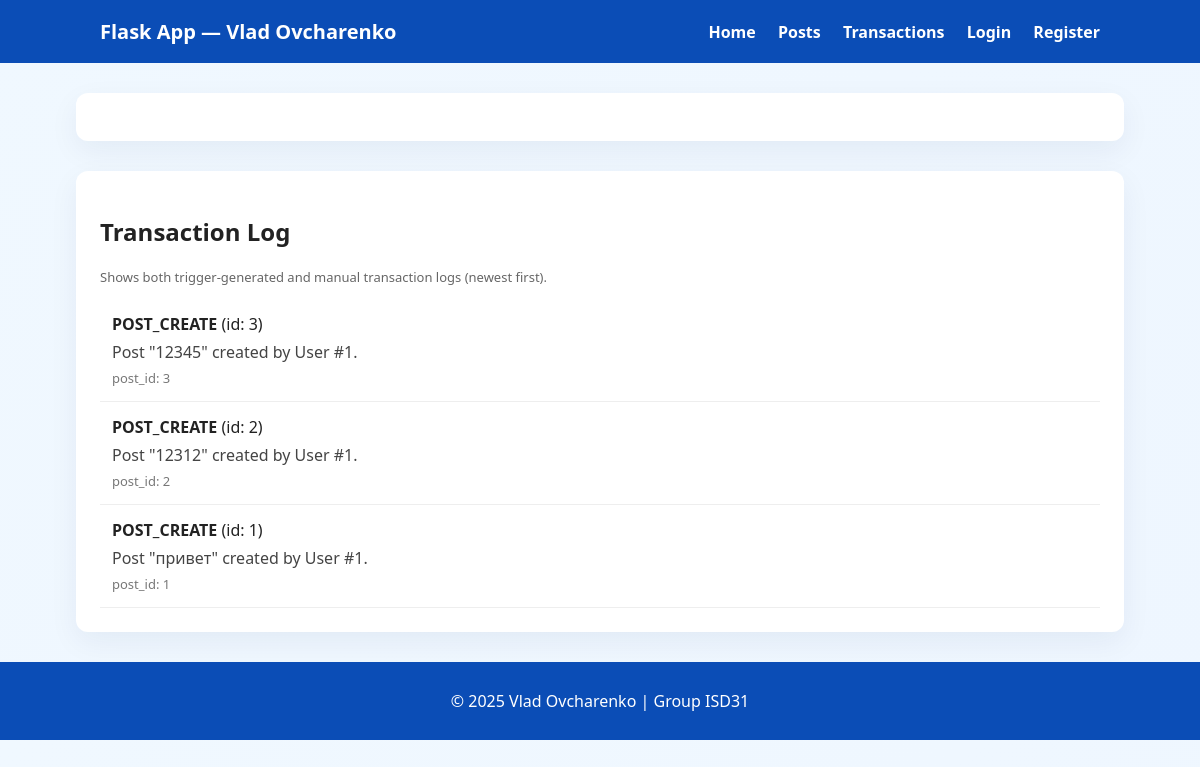
Page /transactions on the committed database.
### app.py (models this page shows)
class Transaction(db.Model):
    id = db.Column(db.Integer, primary_key=True)
    post_id = db.Column(db.Integer, db.ForeignKey('post.id'), nullable=True)
    action = db.Column(db.String(50))
    description = db.Column(db.String(300))

### app.py (the view)
@app.route('/transactions')
def show_transactions():
    txs = Transaction.query.order_by(Transaction.id.desc()).all()
    return render_template('transactions.html', transactions=txs)

### templates/transactions.html
{% extends "base.html" %}
{% block content %}
<div class="container">
    <h2>Transaction Log</h2>
    <p class="small">Shows both trigger-generated and manual transaction logs (newest first).</p>
    <ul class="post-list">
        {% for t in transactions %}
        <li>
            <div><strong>{{ t.action }}</strong> (id: {{ t.id }})</div>
            <div class="tx-desc">{{ t.description }}</div>
            <div class="tx-meta">post_id: {{ t.post_id }}</div>
        </li>
        {% else %}
        <li>No transactions yet.</li>
        {% endfor %}
    </ul>
</div>
{% endblock %}

### static/style.css (style rules this page uses)
body { font-family: 'Segoe UI', Tahoma, Geneva, Verdana, sans-serif; background: linear-gradient(135deg, #f0f8ff 0%, #eef6ff 100%); color: #222; margin: 0; padding: 0; }
.container { max-width: 1000px; margin: 30px auto; background: #fff; padding: 24px; border-radius: 12px; box-shadow: 0 10px 30px rgba(20,40,80,0.06); }
.post-list { list-style: none; padding: 0; margin: 0; }
.post-list li { padding: 14px 12px; border-bottom: 1px solid #eee; }
.tx-desc { margin-top: 6px; color: #444; }
.tx-meta { margin-top: 6px; color: #777; font-size: 13px; }
.small { color: #666; font-size: 13px; }

### rows in the picture
Transaction: action "POST_CREATE", id "3", description "Post \"12345\" created by User #1.", post_id "3"
Transaction: action "POST_CREATE", id "2", description "Post \"12312\" created by User #1.", post_id "2"
Transaction: action "POST_CREATE", id "1", description "Post \"привет\" created by User #1.", post_id "1"
